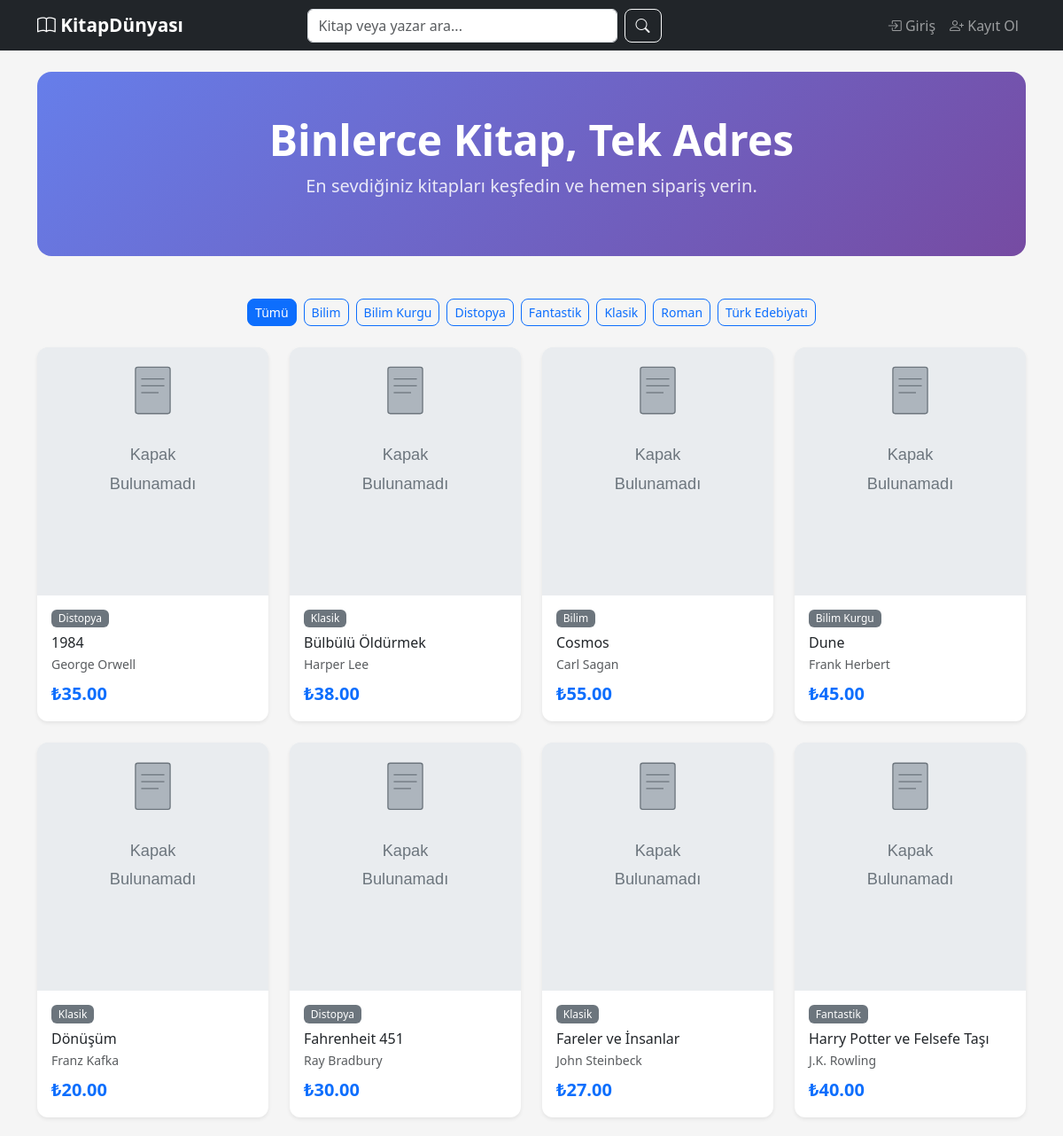
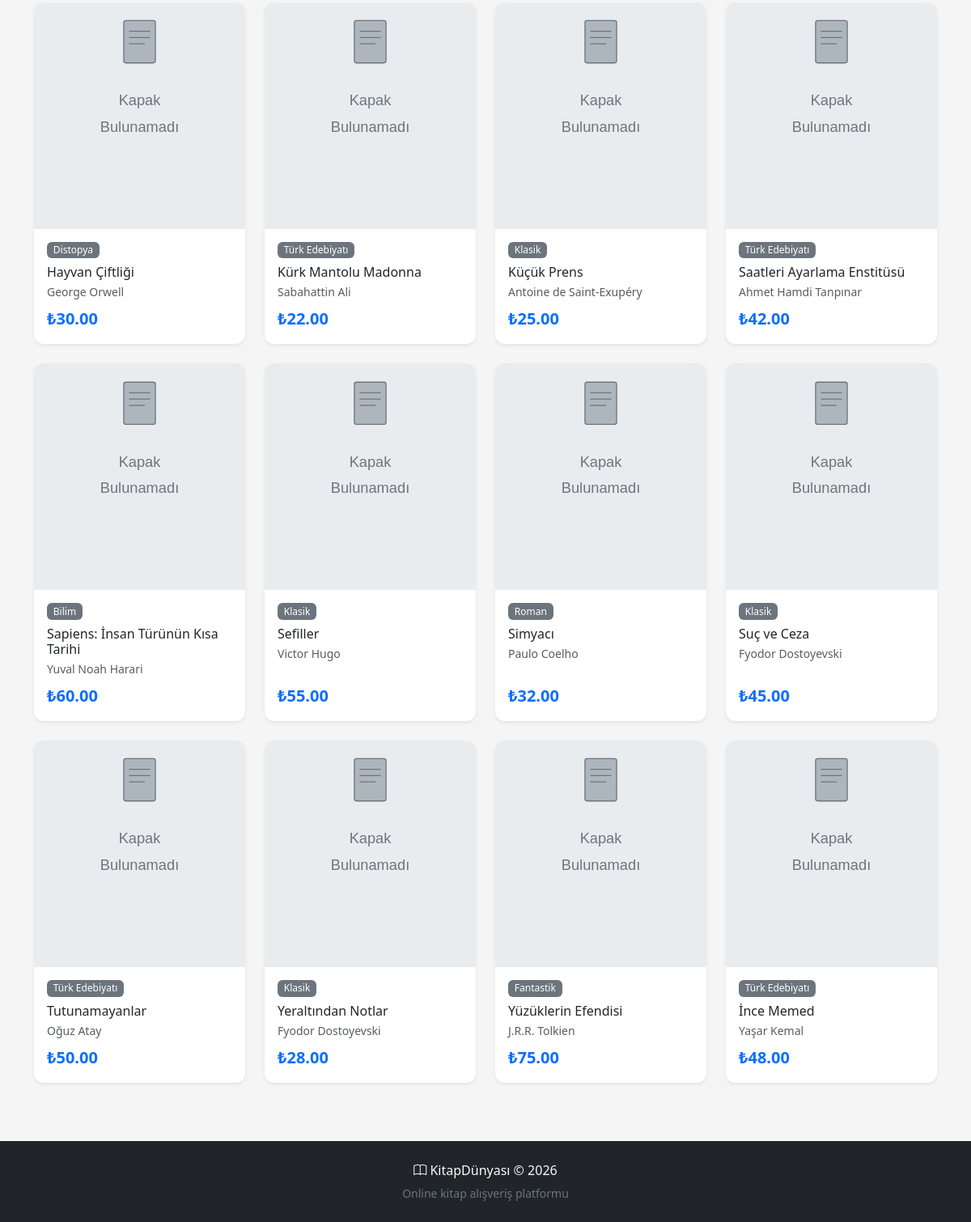
The page / on the database its author committed (2 pictures, top to bottom).
### tables this page shows
CREATE TABLE books (
            id INTEGER PRIMARY KEY AUTOINCREMENT,
            title TEXT NOT NULL,
            author TEXT NOT NULL,
            description TEXT,
            price REAL NOT NULL,
            isbn TEXT UNIQUE,
            category TEXT,
            stock INTEGER DEFAULT 100,
            cover_url TEXT
        );

### app.py (the view)
@app.route('/')
def index():
    db = get_db()
    category = request.args.get('category', '')
    search = request.args.get('q', '').strip()
    query = "SELECT * FROM books WHERE 1=1"
    params = []
    if category:
        query += " AND category = ?"
        params.append(category)
    if search:
        query += " AND (title LIKE ? OR author LIKE ?)"
        params.extend([f'%{search}%', f'%{search}%'])
    query += " ORDER BY title"
    books = db.execute(query, params).fetchall()
    categories = [r[0] for r in db.execute("SELECT DISTINCT category FROM books ORDER BY category").fetchall()]
    return render_template('index.html', books=books, categories=categories,
                           current_category=category, search_query=search)

### app.py (called while the page is built, shortened)
def get_db():
    if 'db' not in g:
        g.db = sqlite3.connect(DATABASE)
        g.db.row_factory = sqlite3.Row
        g.db.execute("PRAGMA foreign_keys = ON")
    return g.db

def seed_books():
    db = get_db()
    count = db.execute("SELECT COUNT(*) FROM books").fetchone()[0]

@app.before_request
def before_request():
    init_db()
    seed_books()
    if 'user_id' in session:
        g.user = get_db().execute("SELECT * FROM users WHERE id = ?", (session['user_id'],)).fetchone()
        g.cart_count = get_db().execute(
            "SELECT COALESCE(SUM(quantity), 0) FROM cart_items WHERE user_id = ?",
            (session['user_id'],)
        ).fetchone()[0]
    else:
        g.user = None
        g.cart_count = 0

### templates/index.html (shortened to what this page needs)
{% extends "base.html" %}
{% block content %}
<div class="hero-section text-center mb-5">
    <h1 class="display-5 fw-bold">Binlerce Kitap, Tek Adres</h1>
    <p class="lead text-muted">En sevdiğiniz kitapları keşfedin ve hemen sipariş verin.</p>
</div>
<div class="mb-4">
    <div class="d-flex flex-wrap gap-2 justify-content-center">
        <a href="{{ url_for('index') }}"
           class="btn btn-sm {{ 'btn-primary' if not current_category else 'btn-outline-primary' }}">
            Tümü
        </a>
        {% for cat in categories %}
        <a href="{{ url_for('index', category=cat) }}"
           class="btn btn-sm {{ 'btn-primary' if current_category == cat else 'btn-outline-primary' }}">
            {{ cat }}
        </a>
        {% endfor %}
    </div>
</div>
{% if books %}
<div class="row row-cols-1 row-cols-sm-2 row-cols-md-3 row-cols-lg-4 g-4">
    {% for book in books %}
    <div class="col">
        <div class="card book-card h-100 shadow-sm">
            <a href="{{ url_for('book_detail', book_id=book['id']) }}">
                <img src="{{ book['cover_url'] }}"
                     class="card-img-top book-cover"
                     alt="{{ book['title'] }}"
                     onerror="this.onerror=null;this.src='/static/no-cover.svg';">
            </a>
            <div class="card-body d-flex flex-column">
                <span class="badge bg-secondary mb-2 align-self-start">{{ book['category'] }}</span>
                <h6 class="card-title mb-1">
                    <a href="{{ url_for('book_detail', book_id=book['id']) }}" class="text-decoration-none text-dark">
                        {{ book['title'] }}
                    </a>
                </h6>
                <p class="text-muted small mb-2">{{ book['author'] }}</p>
                <div class="mt-auto d-flex justify-content-between align-items-center">
                    <span class="fw-bold text-primary fs-5">₺{{ "%.2f"|format(book['price']) }}</span>
                </div>
            </div>
        </div>
    </div>
    {% endfor %}
</div>
{% else %}
<div class="text-center py-5">
    <i class="bi bi-search display-1 text-muted"></i>
    <p class="mt-3 text-muted">Aradığınız kriterlere uygun kitap bulunamadı.</p>
</div>
{% endif %}
{% endblock %}

### templates/base.html (shortened to what this page needs)
<!DOCTYPE html>
<html lang="tr">
<head>
    <link href="https://cdn.jsdelivr.net/npm/bootstrap@5.3.2/dist/css/bootstrap.min.css" rel="stylesheet">
    <link href="https://cdn.jsdelivr.net/npm/bootstrap-icons@1.11.2/font/bootstrap-icons.min.css" rel="stylesheet">
    <link href="{{ url_for('static', filename='style.css') }}" rel="stylesheet">
</head>
<body>
    <nav class="navbar navbar-expand-lg navbar-dark bg-dark sticky-top">
        <div class="container">
            <a class="navbar-brand fw-bold" href="{{ url_for('index') }}">
                <i class="bi bi-book"></i> KitapDünyası
            </a>
            <div class="collapse navbar-collapse" id="navContent">
                <form class="d-flex mx-auto my-2 my-lg-0" action="{{ url_for('index') }}" method="get" style="max-width:400px;width:100%">
                    <input class="form-control me-2" type="search" name="q" placeholder="Kitap veya yazar ara..."
                           value="{{ search_query if search_query is defined else '' }}">
                    <button class="btn btn-outline-light" type="submit"><i class="bi bi-search"></i></button>
                </form>
                <ul class="navbar-nav ms-auto">
                    {% if g.user %}
                    <li class="nav-item">
                        <a class="nav-link" href="{{ url_for('cart') }}">
                            <i class="bi bi-cart3"></i> Sepet
                            {% if g.cart_count > 0 %}
                            <span class="badge bg-danger rounded-pill">{{ g.cart_count }}</span>
                            {% endif %}
                        </a>
                    </li>
                    <li class="nav-item">
                        <a class="nav-link" href="{{ url_for('orders') }}"><i class="bi bi-box-seam"></i> Siparişlerim</a>
                    </li>
                    <li class="nav-item dropdown">
                        <a class="nav-link dropdown-toggle" href="#" role="button" data-bs-toggle="dropdown">
                            <i class="bi bi-person-circle"></i> {{ g.user['name'] }}
                        </a>
                        <ul class="dropdown-menu dropdown-menu-end">
                            <li><a class="dropdown-item" href="{{ url_for('logout') }}"><i class="bi bi-box-arrow-right"></i> Çıkış Yap</a></li>
                        </ul>
                    </li>
                    {% else %}
                    <li class="nav-item">
                        <a class="nav-link" href="{{ url_for('login') }}"><i class="bi bi-box-arrow-in-right"></i> Giriş</a>
                    </li>
                    <li class="nav-item">
                        <a class="nav-link" href="{{ url_for('register') }}"><i class="bi bi-person-plus"></i> Kayıt Ol</a>
                    </li>
                    {% endif %}
                </ul>
            </div>
        </div>
    </nav>
    <main class="container py-4">
        {% block content %}{% endblock %}
    </main>
    <footer class="bg-dark text-light py-4 mt-5">
        <div class="container text-center">
            <p class="mb-1"><i class="bi bi-book"></i> KitapDünyası &copy; 2026</p>
            <small class="text-secondary">Online kitap alışveriş platformu</small>
        </div>
    </footer>
</body>
</html>

### static/style.css (style rules this page uses)
body { background-color: #f5f5f5; min-height: 100vh; display: flex; flex-direction: column; }
main { flex: 1; }
.hero-section { background: linear-gradient(135deg, #667eea 0%, #764ba2 100%); color: white; padding: 3rem 2rem; border-radius: 1rem; margin-bottom: 2rem; }
.hero-section .lead { color: rgba(255, 255, 255, 0.85) !important; }
.book-card { transition: transform 0.2s, box-shadow 0.2s; border: none; border-radius: 0.75rem; overflow: hidden; }
.book-cover { height: 280px; object-fit: cover; background-color: #e9ecef; }
.navbar-brand { font-size: 1.3rem; }
.card { border-radius: 0.75rem; border: none; }
footer { margin-top: auto; }
.badge { font-weight: 500; }
.btn { border-radius: 0.5rem; }

### rows shown on the page
books: category "Distopya", title "1984", author "George Orwell", price "35.00"
books: category "Klasik", title "Bülbülü Öldürmek", author "Harper Lee", price "38.00"
books: category "Bilim", title "Cosmos", author "Carl Sagan", price "55.00"
books: category "Bilim Kurgu", title "Dune", author "Frank Herbert", price "45.00"
books: category "Klasik", title "Dönüşüm", author "Franz Kafka", price "20.00"
books: category "Distopya", title "Fahrenheit 451", author "Ray Bradbury", price "30.00"
books: category "Klasik", title "Fareler ve İnsanlar", author "John Steinbeck", price "27.00"
books: category "Fantastik", title "Harry Potter ve Felsefe Taşı", author "J.K. Rowling", price "40.00"
books: category "Distopya", title "Hayvan Çiftliği", author "George Orwell", price "30.00"
books: category "Türk Edebiyatı", title "Kürk Mantolu Madonna", author "Sabahattin Ali", price "22.00"
books: category "Klasik", title "Küçük Prens", author "Antoine de Saint-Exupéry", price "25.00"
books: category "Türk Edebiyatı", title "Saatleri Ayarlama Enstitüsü", author "Ahmet Hamdi Tanpınar", price "42.00"
books: category "Bilim", title "Sapiens: İnsan Türünün Kısa Tarihi", author "Yuval Noah Harari", price "60.00"
books: category "Klasik", title "Sefiller", author "Victor Hugo", price "55.00"
books: category "Roman", title "Simyacı", author "Paulo Coelho", price "32.00"
books: category "Klasik", title "Suç ve Ceza", author "Fyodor Dostoyevski", price "45.00"
books: category "Türk Edebiyatı", title "Tutunamayanlar", author "Oğuz Atay", price "50.00"
books: category "Klasik", title "Yeraltından Notlar", author "Fyodor Dostoyevski", price "28.00"
books: category "Fantastik", title "Yüzüklerin Efendisi", author "J.R.R. Tolkien", price "75.00"
books: category "Türk Edebiyatı", title "İnce Memed", author "Yaşar Kemal", price "48.00"

### other values the page prints
{{ cat }} "Bilim" "Bilim Kurgu" "Distopya" "Fantastik" "Klasik" "Roman" "Türk Edebiyatı"
